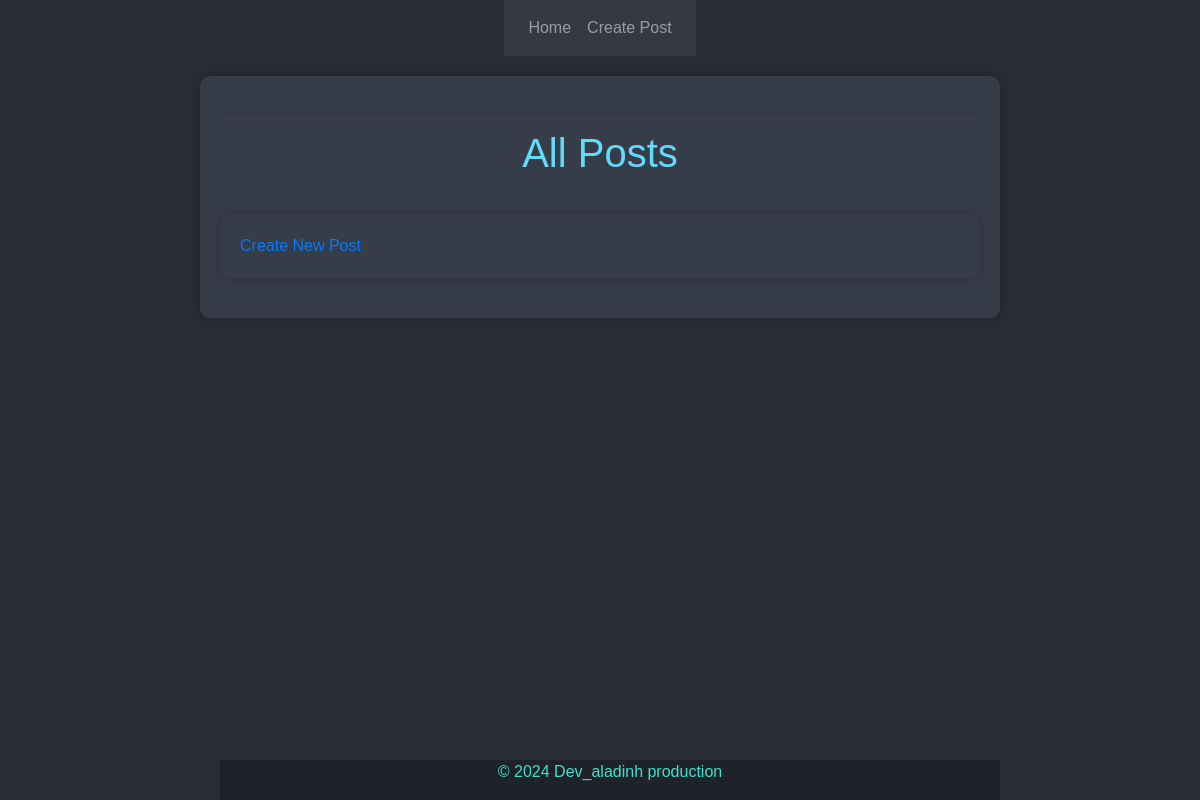
The app's page /, older data.
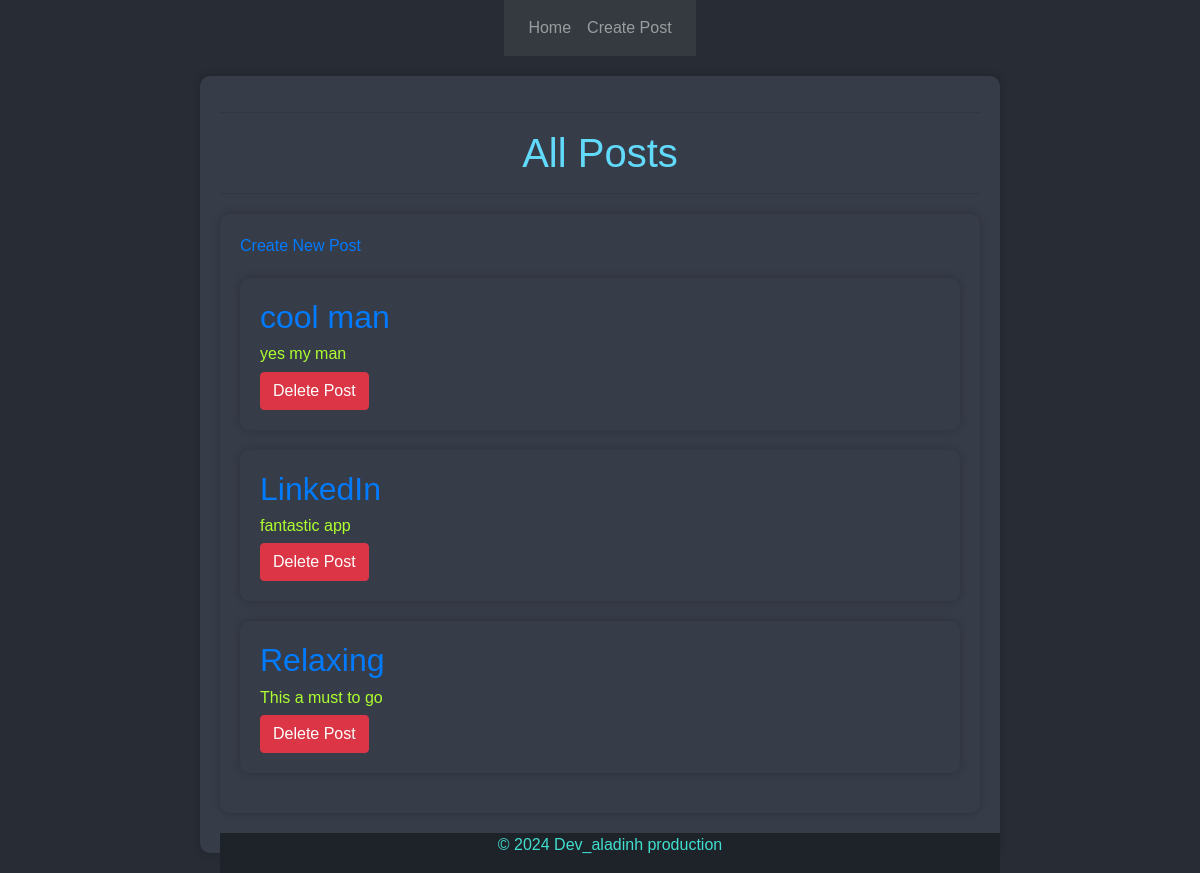
The same page, newer data.
### comments/models.py (models this page shows, shortened)
class Post(models.Model):
    title = models.CharField(max_length=50)
    caption = models.TextField()

### comments/views.py (the view)
# urls.py: path('', views.home, name='home'),
def home(request):
    posts = Post.objects.all()
    context = {
        'posts': posts,
    }
    return render(request, 'home.html', context)

### comments/templates/home.html (shortened to what this page needs)
{% extends 'base.html' %}
{% block content %}
<!DOCTYPE html>
<html lang="en">
<head>
</head>
<body>
  <section>
    <hr>
    <h1 align="center">All Posts</h1>
    <hr>
    <section>
      <a href="{% url 'create_post' %}">Create New Post</a>
      {% for post in posts %}
        <div>
          <section>
              <h2><a href="{% url 'post_detail' post.id %}">{{ post.title }}</a></h2>
              <h6> {{ post.caption }}</h6>
              <form method="POST" action="{% url 'delete_post' post.id %}">
                <button type="submit" class="btn btn-danger">Delete Post</button>
            </form>
            </section>
        </div>
      {% endfor %}
    </section>
    <footer>
      <p>&copy; 2024 Dev_aladinh production</p>
    </footer>
  </section>
</body>
</html>
{% endblock %}

### comments/templates/base.html (shortened to what this page needs)
<!DOCTYPE html>
<html>
  <head>
    <link
      rel="stylesheet"
      href="https://stackpath.bootstrapcdn.com/bootstrap/4.4.1/css/bootstrap.min.css"
>
    <link
      rel="stylesheet"
      href="https://stackpath.bootstrapcdn.com/font-awesome/4.7.0/css/font-awesome.min.css"
>
  </head>
  <body>
    <nav class="navbar navbar-expand-lg navbar-dark bg-dark">
      <div class="collapse navbar-collapse" id="navbar">
        <div class="navbar-nav">
            <a class="nav-item nav-link" id="home" href="/">Home</a>
            <a class="nav-item nav-link" href="{% url 'create_post' %}">Create Post</a>
        </div>
      </div>
    </nav>
    <div class = "container">
      {% block content %}
      {% endblock %}
    </div>
  </body>
</html>

### comments/templates/home.html (style rules this page uses)
body { display: flex; font-family: 'Arial', sans-serif; margin: 0; padding: 0; background-color: #282c35; color: #fff; align-items: center; flex-direction: column; text-align: left; }
section { max-width: 800px; margin: 20px auto; padding: 20px; background-color: #373c49; box-shadow: 0 0 10px rgba(0, 0, 0, 0.2); border-radius: 10px; }
footer { background-color: #1e2229; color: turquoise; text-align: center; padding: 0em 0; position: fixed; bottom: 0; width: 65%; }
h1 { color: #61dafb; }
h6 { color: greenyellow; }

Row changes from the older to the newer data that the page shows:
added Post: title "cool man", caption "yes my man"
added Post: title "LinkedIn", caption "fantastic app"
added Post: title "Relaxing", caption "This a must to go"
